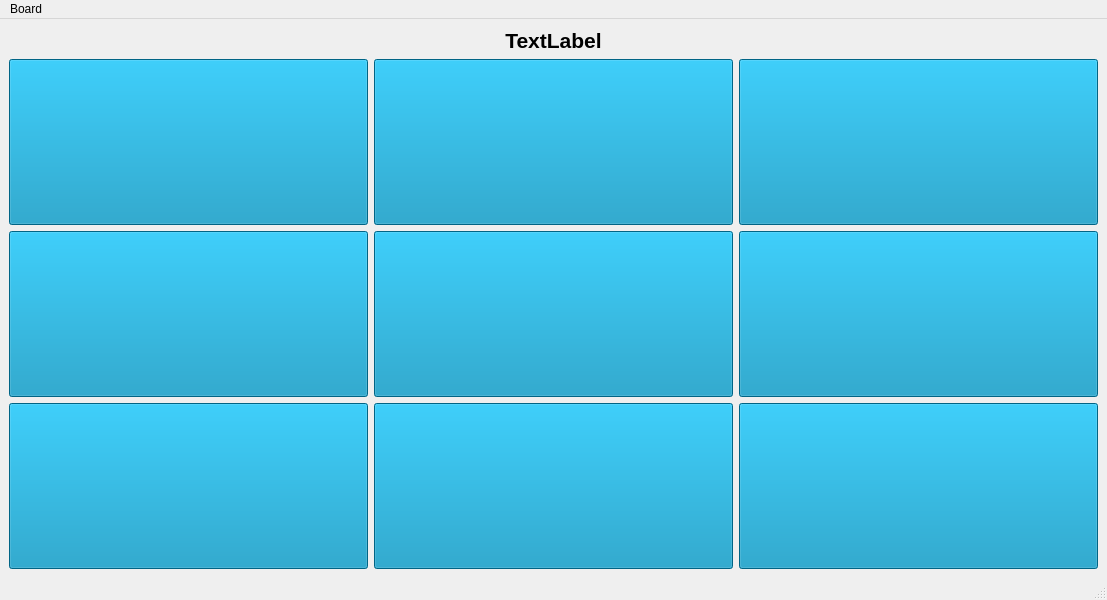
<?xml version="1.0" encoding="UTF-8"?>
<ui version="4.0">
 <class>MainWindow</class>
 <widget class="QMainWindow" name="MainWindow">
  <property name="geometry">
   <rect>
    <x>0</x>
    <y>0</y>
    <width>1107</width>
    <height>600</height>
   </rect>
  </property>
  <property name="windowTitle">
   <string>MainWindow</string>
  </property>
  <widget class="QWidget" name="centralwidget">
   <layout class="QGridLayout" name="gridLayout">
    <item row="3" column="2">
     <widget class="QPushButton" name="botRight">
      <property name="sizePolicy">
       <sizepolicy hsizetype="Expanding" vsizetype="Expanding">
        <horstretch>0</horstretch>
        <verstretch>0</verstretch>
       </sizepolicy>
      </property>
      <property name="font">
       <font>
        <pointsize>96</pointsize>
        <bold>true</bold>
       </font>
      </property>
      <property name="styleSheet">
       <string notr="true">QPushButton {
    background-color: #008CBA;  /* Normal */
    color: white;              /* Text color */
    font-weight: bold;
}

QPushButton:hover {
    background-color: #005f73;  /* Hover color */
}

QPushButton:pressed {
    background-color: #003f50;  /* Pressed color */
}</string>
      </property>
      <property name="text">
       <string/>
      </property>
     </widget>
    </item>
    <item row="2" column="1">
     <widget class="QPushButton" name="midMid">
      <property name="sizePolicy">
       <sizepolicy hsizetype="Expanding" vsizetype="Expanding">
        <horstretch>0</horstretch>
        <verstretch>0</verstretch>
       </sizepolicy>
      </property>
      <property name="font">
       <font>
        <pointsize>96</pointsize>
        <bold>true</bold>
       </font>
      </property>
      <property name="styleSheet">
       <string notr="true">QPushButton {
    background-color: #008CBA;  /* Normal */
    color: white;              /* Text color */
    font-weight: bold;
}

QPushButton:hover {
    background-color: #005f73;  /* Hover color */
}

QPushButton:pressed {
    background-color: #003f50;  /* Pressed color */
}</string>
      </property>
      <property name="text">
       <string/>
      </property>
     </widget>
    </item>
    <item row="1" column="0">
     <widget class="QPushButton" name="topLeft">
      <property name="sizePolicy">
       <sizepolicy hsizetype="Expanding" vsizetype="Expanding">
        <horstretch>0</horstretch>
        <verstretch>0</verstretch>
       </sizepolicy>
      </property>
      <property name="font">
       <font>
        <pointsize>96</pointsize>
        <bold>true</bold>
       </font>
      </property>
      <property name="styleSheet">
       <string notr="true">QPushButton {
    background-color: #008CBA;  /* Normal */
    color: white;              /* Text color */
    font-weight: bold;
}

QPushButton:hover {
    background-color: #005f73;  /* Hover color */
}

QPushButton:pressed {
    background-color: #003f50;  /* Pressed color */
}</string>
      </property>
      <property name="text">
       <string/>
      </property>
     </widget>
    </item>
    <item row="3" column="0">
     <widget class="QPushButton" name="botLeft">
      <property name="sizePolicy">
       <sizepolicy hsizetype="Expanding" vsizetype="Expanding">
        <horstretch>0</horstretch>
        <verstretch>0</verstretch>
       </sizepolicy>
      </property>
      <property name="font">
       <font>
        <pointsize>96</pointsize>
        <bold>true</bold>
       </font>
      </property>
      <property name="styleSheet">
       <string notr="true">QPushButton {
    background-color: #008CBA;  /* Normal */
    color: white;              /* Text color */
    font-weight: bold;
}

QPushButton:hover {
    background-color: #005f73;  /* Hover color */
}

QPushButton:pressed {
    background-color: #003f50;  /* Pressed color */
}</string>
      </property>
      <property name="text">
       <string/>
      </property>
     </widget>
    </item>
    <item row="3" column="1">
     <widget class="QPushButton" name="botMid">
      <property name="sizePolicy">
       <sizepolicy hsizetype="Expanding" vsizetype="Expanding">
        <horstretch>0</horstretch>
        <verstretch>0</verstretch>
       </sizepolicy>
      </property>
      <property name="font">
       <font>
        <pointsize>96</pointsize>
        <bold>true</bold>
       </font>
      </property>
      <property name="styleSheet">
       <string notr="true">QPushButton {
    background-color: #008CBA;  /* Normal */
    color: white;              /* Text color */
    font-weight: bold;
}

QPushButton:hover {
    background-color: #005f73;  /* Hover color */
}

QPushButton:pressed {
    background-color: #003f50;  /* Pressed color */
}</string>
      </property>
      <property name="text">
       <string/>
      </property>
     </widget>
    </item>
    <item row="1" column="2">
     <widget class="QPushButton" name="topRight">
      <property name="sizePolicy">
       <sizepolicy hsizetype="Expanding" vsizetype="MinimumExpanding">
        <horstretch>0</horstretch>
        <verstretch>0</verstretch>
       </sizepolicy>
      </property>
      <property name="font">
       <font>
        <pointsize>96</pointsize>
        <bold>true</bold>
       </font>
      </property>
      <property name="styleSheet">
       <string notr="true">QPushButton {
    background-color: #008CBA;  /* Normal */
    color: white;              /* Text color */
    font-weight: bold;
}

QPushButton:hover {
    background-color: #005f73;  /* Hover color */
}

QPushButton:pressed {
    background-color: #003f50;  /* Pressed color */
}</string>
      </property>
      <property name="text">
       <string/>
      </property>
     </widget>
    </item>
    <item row="2" column="2">
     <widget class="QPushButton" name="midRight">
      <property name="sizePolicy">
       <sizepolicy hsizetype="Expanding" vsizetype="Expanding">
        <horstretch>0</horstretch>
        <verstretch>0</verstretch>
       </sizepolicy>
      </property>
      <property name="font">
       <font>
        <pointsize>96</pointsize>
        <bold>true</bold>
       </font>
      </property>
      <property name="styleSheet">
       <string notr="true">QPushButton {
    background-color: #008CBA;  /* Normal */
    color: white;              /* Text color */
    font-weight: bold;
}

QPushButton:hover {
    background-color: #005f73;  /* Hover color */
}

QPushButton:pressed {
    background-color: #003f50;  /* Pressed color */
}</string>
      </property>
      <property name="text">
       <string/>
      </property>
     </widget>
    </item>
    <item row="2" column="0">
     <widget class="QPushButton" name="midLeft">
      <property name="sizePolicy">
       <sizepolicy hsizetype="Expanding" vsizetype="Expanding">
        <horstretch>0</horstretch>
        <verstretch>0</verstretch>
       </sizepolicy>
      </property>
      <property name="font">
       <font>
        <pointsize>96</pointsize>
        <bold>true</bold>
       </font>
      </property>
      <property name="styleSheet">
       <string notr="true">QPushButton {
    background-color: #008CBA;  /* Normal */
    color: white;              /* Text color */
    font-weight: bold;
}

QPushButton:hover {
    background-color: #005f73;  /* Hover color */
}

QPushButton:pressed {
    background-color: #003f50;  /* Pressed color */
}</string>
      </property>
      <property name="text">
       <string/>
      </property>
     </widget>
    </item>
    <item row="1" column="1">
     <widget class="QPushButton" name="topMid">
      <property name="sizePolicy">
       <sizepolicy hsizetype="Expanding" vsizetype="Expanding">
        <horstretch>0</horstretch>
        <verstretch>0</verstretch>
       </sizepolicy>
      </property>
      <property name="font">
       <font>
        <pointsize>96</pointsize>
        <bold>true</bold>
       </font>
      </property>
      <property name="styleSheet">
       <string notr="true">QPushButton {
    background-color: #008CBA;  /* Normal */
    color: white;              /* Text color */
    font-weight: bold;
}

QPushButton:hover {
    background-color: #005f73;  /* Hover color */
}

QPushButton:pressed {
    background-color: #003f50;  /* Pressed color */
}</string>
      </property>
      <property name="text">
       <string/>
      </property>
     </widget>
    </item>
    <item row="0" column="0" colspan="3">
     <widget class="QLabel" name="label">
      <property name="font">
       <font>
        <pointsize>16</pointsize>
        <bold>true</bold>
       </font>
      </property>
      <property name="text">
       <string>TextLabel</string>
      </property>
      <property name="alignment">
       <set>Qt::AlignmentFlag::AlignCenter</set>
      </property>
     </widget>
    </item>
   </layout>
  </widget>
  <widget class="QMenuBar" name="menubar">
   <property name="geometry">
    <rect>
     <x>0</x>
     <y>0</y>
     <width>1107</width>
     <height>20</height>
    </rect>
   </property>
   <widget class="QMenu" name="menuBoard">
    <property name="title">
     <string>Board</string>
    </property>
   </widget>
   <addaction name="menuBoard"/>
  </widget>
  <widget class="QStatusBar" name="statusbar"/>
 </widget>
 <resources/>
 <connections/>
</ui>
